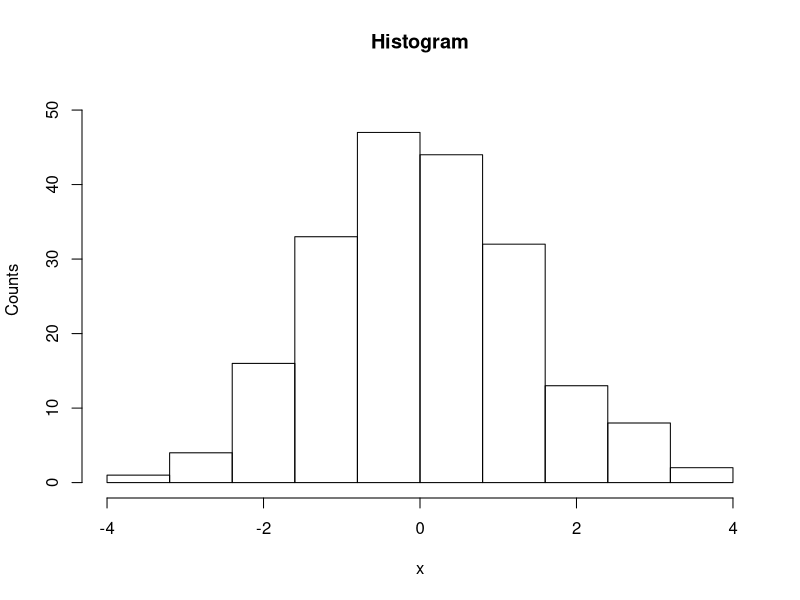
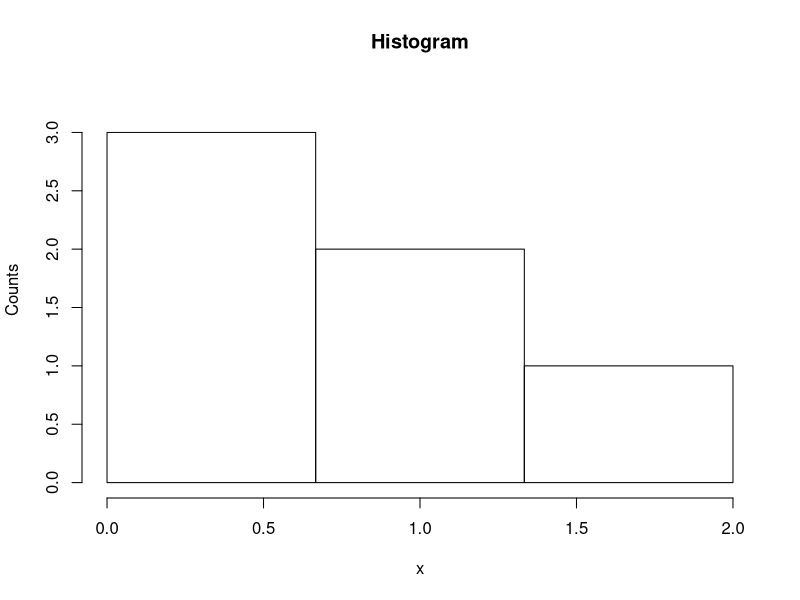

Generate these figures, in order, with R:
## ---- chunk 1
counts = function(...) {
  ...
  return(...)
}
## ---- chunk 2
counts = function (x, n) {
  lowvalue = floor(min(x))
  highvalue = ceiling(max(x))
  width2use = (highvalue-lowvalue)/n
  BinEdges = seq(from = lowvalue, to = highvalue, by = width2use)
  a = BinEdges[-length(BinEdges)]
  b = BinEdges[-1]
  out = rep(NA, length(a))
  for(index in seq_along(a)){
    out[index]=sum(x>=a[index] & x<b[index])
  }
  return(out)
}
## ---- chunk 3
histo = function( ... ){
  ...
}
## ---- chunk 4
histo = function(x, n){
  lowvalue = floor(min(x))
  highvalue = ceiling(max(x))
  width2use = (highvalue-lowvalue)/n
  BinEdges = seq(from = lowvalue, to = highvalue, by = width2use)
  a = BinEdges[-length(BinEdges)]
  b = BinEdges[-1]
  
  # counts function from question 1a
  out = counts(x,n)
  
  # corner case
  if (highvalue == max(x)){
    out[length(out)] = sum(x>=a[length(out)] & x<=b[length(out)])
  }
  
  # plot
  plot(1,
       type="n",
       xlab="x",
       ylab="Counts",
       main="Histogram",
       bty="n",
       xlim = c(lowvalue, highvalue),
       ylim = c(0,max(out)*1.1))
  for (i in seq_along(a)){
    lines(c(a[i],a[i],b[i],b[i],a[i]),c(0,out[i],out[i],0,0))
  }
}
## ---- chunk 5
set.seed(1)
v1 = rnorm(n = 100, mean = -1, sd = 1)
v2 = rnorm(n = 100, mean = 1, sd = 1)
x = c(v1, v2)
## ---- chunk 6
histo(x = x, n = 10)
## ---- chunk 7
x = c(0, 0, 0, 1, 1, 2)
n = 3
histo(x = x, n = n)
